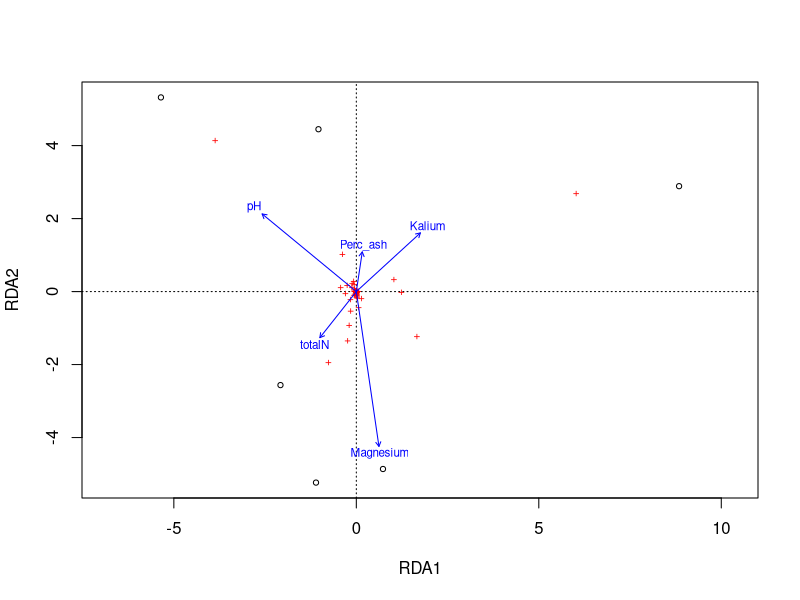
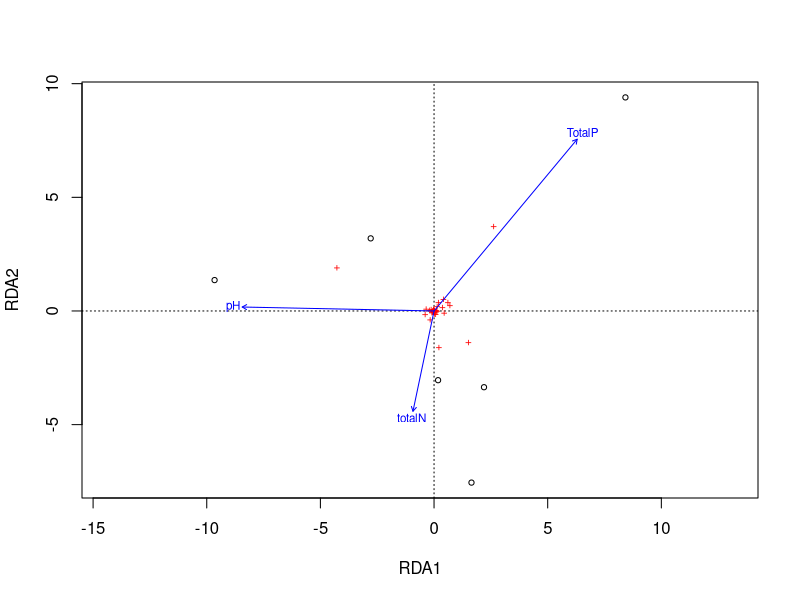
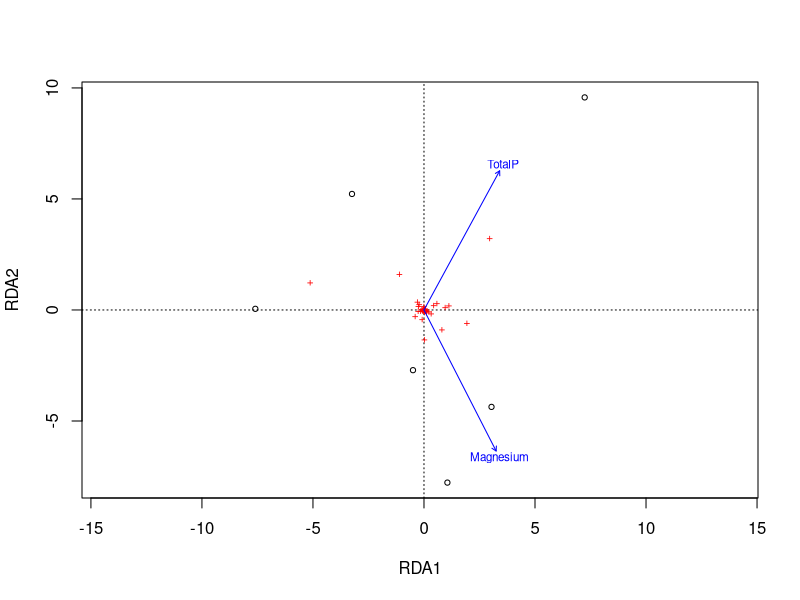
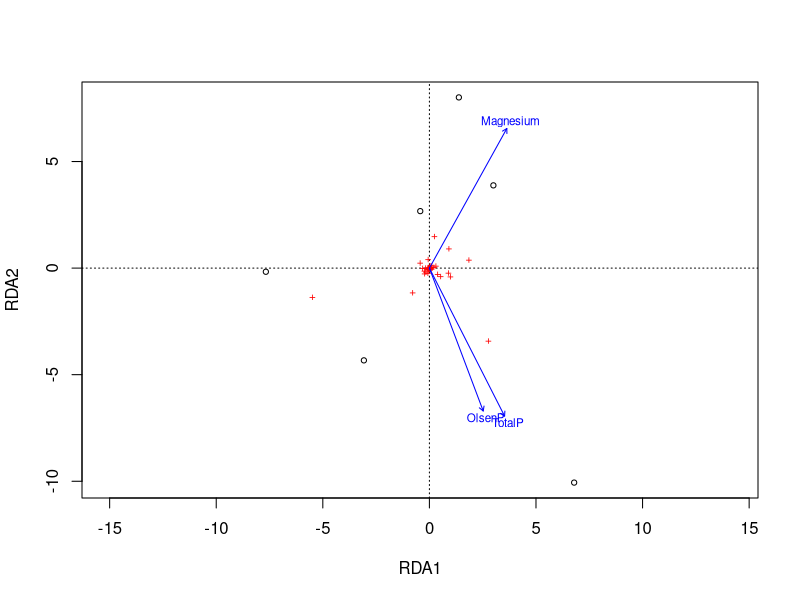
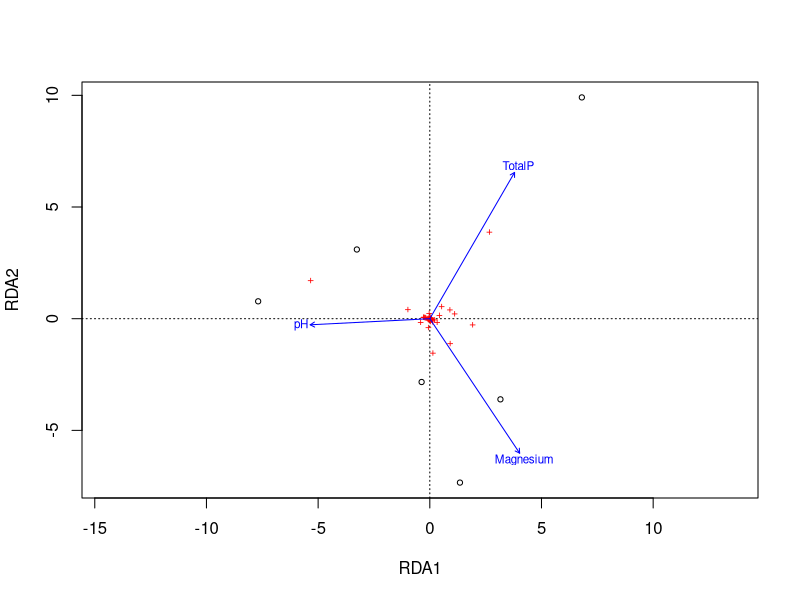

Here is the R script that generated these plots, in order:
# For this week it's time to start exploring your own ideas and questions in R.
  # There are at least five options in the dataset to create the following comparisons.

  library(readxl)
  library(vegan)
  setwd("C:/GitHub/wintersjb/code/week-9")
# (Q1 - 12 pts) Use the dataset from the tutorial to complete one redundancy analysis (RDA) with variance partitioning on a different community (NOT the nematodes).
  # Explain the ecological importance of your significant predictor variables, or the importance if none are significant for your community.
  
  #Creating the abiotic tibble
  abiotic.tibble <- read_excel("Penaetal_2016_data.xlsx", sheet = "Abiotic factors")
  abiotic <- as.data.frame(abiotic.tibble)
  head(abiotic)
  
  #creating the vegetation plots tibble
  veg.tibble <- read_excel("Penaetal_2016_data.xlsx", sheet = "Vegetation_plots_all_sites")
  veg <- as.data.frame(veg.tibble)
  head(veg)
  
  #sorting by names
  abiotic.names <- paste(abiotic$Site, abiotic$Land_Use, abiotic$Plot)
  abiotic$names <- abiotic.names

  veg.names <- paste(veg$Site, veg$Landuse, veg$plot)
  veg$names <- veg.names
  
  #aggregating the functions to find and sort the mean values by names column
  abiotic.means <- aggregate(x = abiotic, by = list(abiotic$names), FUN = "mean")
  head(abiotic.means)
  
  veg.means <- aggregate(x = veg, by = list(veg$names), FUN = "mean")
  head(veg.means)
  
  #adjusting the data to fit into the RDA function, reducing to 6 rows each and removing the NA columns  
  abiotic.means1 <- abiotic.means[,-16]
  abiotic.means1 <- abiotic.means1[14:19,]
  abiotic.means2 <- abiotic.means1[,-1:-6]
  abiotic.means2 <- sapply(abiotic.means2, as.numeric )
  abiotic.means2 <- as.data.frame(abiotic.means2) 
  
  veg.means1 <- veg.means [-98]
  veg.means2 <- as.data.frame(veg.means1[,-1:-4])
  veg.means2 <- sapply(veg.means2, as.numeric )
  
  #making sure it worked and deleted what it needed to
  head(abiotic.means2)
  head(veg.means2)
  
  View(abiotic.means2)
  View(veg.means2)
  
  #using the column names from abiotic factors then making a general RDA analysis to get a broad scope of the abiotic factors effects on the plant community sampled
  colnames(abiotic.means2)
  ord <- rda(veg.means2 ~ pH + totalN + Perc_ash + Kalium + Magnesium + Ca + Al + TotalP + OlsenP, abiotic.means2)
  ord
  anova(ord)  
  plot(ord)
  
  #running analysis test to see which factors might have the most impact on the community
  ord.int <- rda(veg.means2 ~1, abiotic.means2)
  
  step.mod <- ordistep(ord.int, scope = formula(ord), selection = "both")
  
  #My RDA test to see if there was any correlation between these 3 and the plant community, based on what I would have thought to potentially effect their success.
  ord2 <- rda(veg.means2 ~ pH + totalN + TotalP, abiotic.means2)
  ord2
  anova(ord2)
  plot(ord2)
  
  #For this RDA, I wanted to see if the overall pH, along with the amount of nitrogen and phosphorous in the soil, had any effect on the plant population, which the analysis showed that the amount of pH and nitrogen have little to no effect on the success of the plant community, while phosphourous seems to be heavily correlated to the communities success. This most likely means that the amount of phosphorous within the soul dictates how much a plant species is able to populate and thrive within the ecosystem. 
  
  # (Q2 - 12 pts) Then use the dataset from the tutorial to create a linear model related to your RDA. Try multiple predictors to find the best fit model.
  # Explain the ecological importance of the significant predictors, or lack of significant predictors.
  
  #second test based on the highest F value, both seem to be very prominent driving abiotic factors
  ord2 <- rda(veg.means2 ~ Magnesium + TotalP, abiotic.means2)
  ord2
  anova(ord2)
  plot(ord2)
  
  #third test to see if the other type of phosphorous had as big of an impact as the other two factors
  ord3 <- rda(veg.means2 ~ Magnesium + TotalP + OlsenP, abiotic.means2)
  ord3
  anova(ord3)
  plot(ord3)
  
  #seeing if pH had any important correlation with the other two prominent driving abiotic factors
  ord3 <- rda(veg.means2 ~ pH + Magnesium + TotalP, abiotic.means2)
  ord3
  anova(ord3)
  plot(ord3)

  #Based on these few test, these seemed to be the most likely factors based on the analysis to have a strong correlation the plant communities success, which based on my models, seems to be that model 2 would be the best fit to show the driving abiotic factors that formulate the plant communities within the plots. Based on the RDA both the amount of magnesium and total amount of phosphorous within the soil composition determines what kind and how abundant a specific plant community is within the plots, with there being more plant diversity overall in places with good amounts of magnesium and phosphorous within the soil, with diversity drastically decreasing with less of those resources present.

  # (Q3 - 6 pts) Provide a 3-4 sentence synthesis of how these results relate to one another and the value of considering both together for interpreting biotic-abiotic interactions.
  
  #Based on my results, both magnesium and phosphorous are highly important abiotic factors when determining the various plant species that can thrive in these communities. Both magnesium and phosphorous concentrations affect the soil chemestry within these locations, which these nutrients the plants would be able to take in and use to grow and multiply, in this case plant diversity seemed to be most abundant in places with higher concentration of these two elements, versus plots where these elements were lacking having an overall lower diversity and abundance. Tying this into a bigger picture, these plants most likely correlate to more oxygen and nitrogen within the community, allowing the invertebrates and nematodes to benefit from the fix and be more diverse in the location with more fauna diversity, creating a stronger and more stable community than to places that were lacking in these resources that hindered these plants species overall success.

